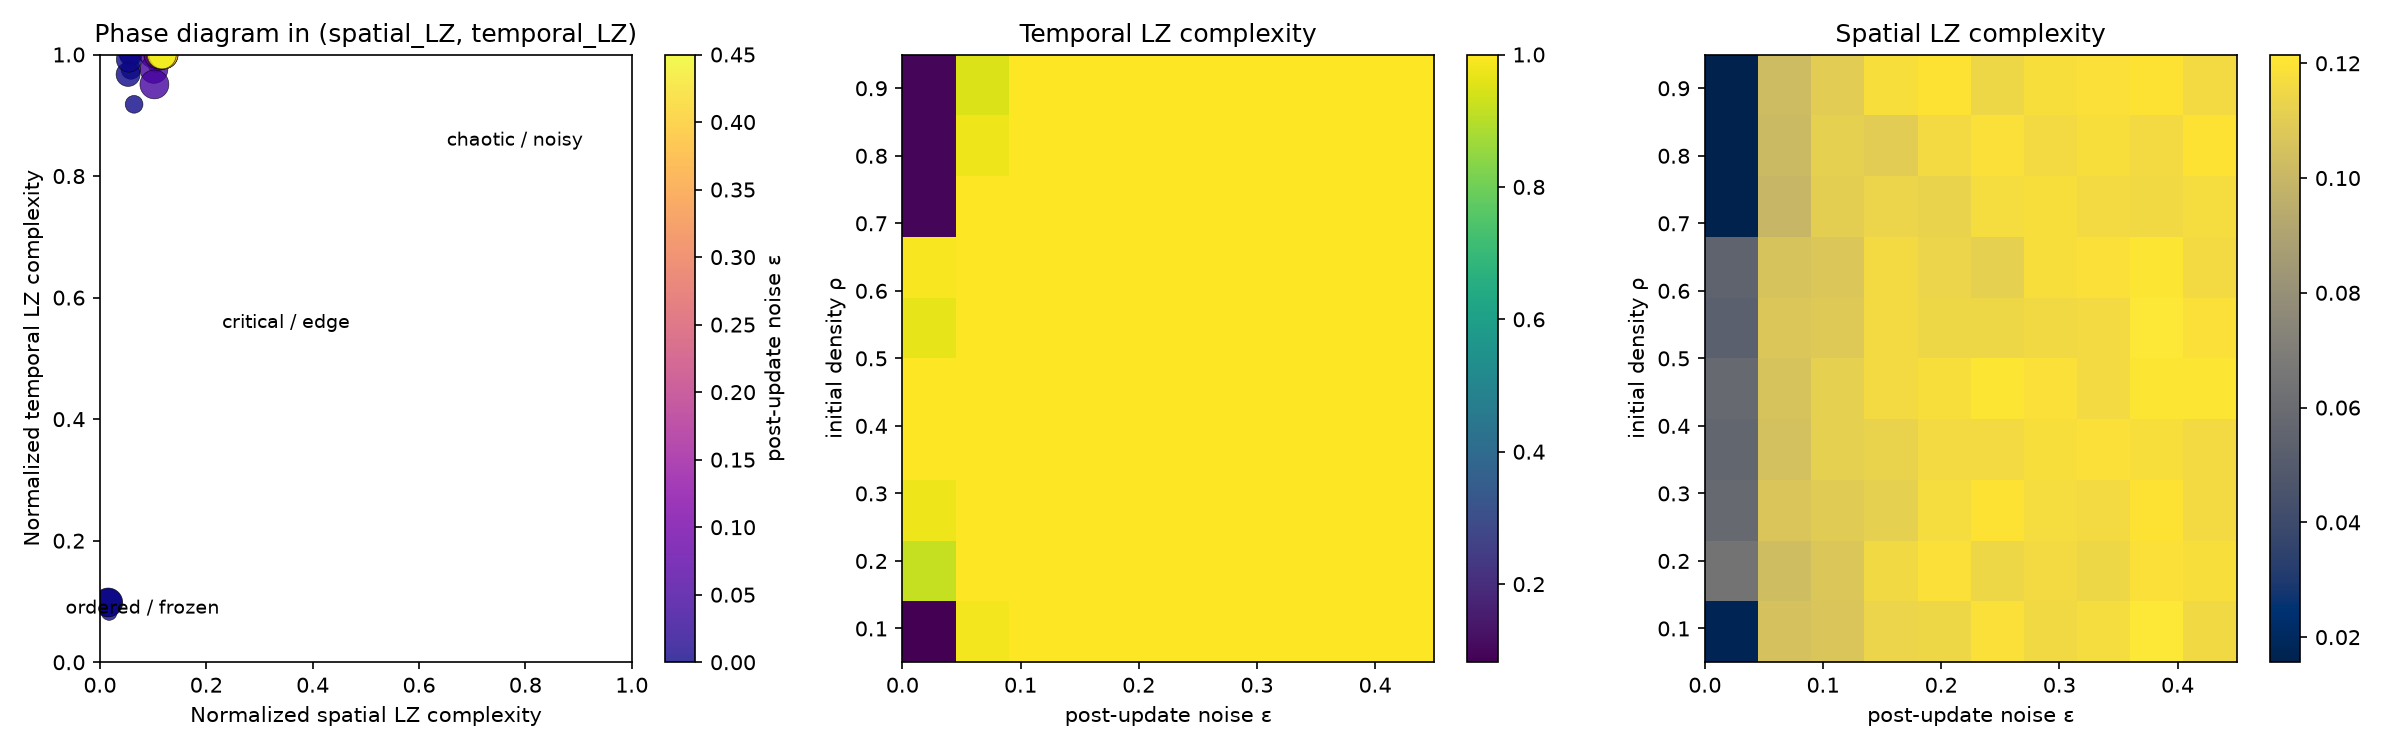

Here is the Python script that generated this plot:
"""
Empirical stress-test of SYN-009:
A (spatial_LZ, temporal_LZ) phase diagram for a noisy Conway-like 2D CA.

We scan initial density rho and post-update noise epsilon.  Spatial complexity
is the Lempel-Ziv complexity of the final grid (row-major bytes).  Temporal
complexity is the LZ complexity of the coarse-grained state trajectory
(4x4 blocks quantized to 2 bits, 80 generations).

Artifact: ca_spatiotemporal_phase_diagram.png
"""
import numpy as np
import matplotlib
matplotlib.use('Agg')
import matplotlib.pyplot as plt
from matplotlib.patches import Ellipse

# ---------------------------------------------------------------------------
# Parameters
GRID = 24
T = 60
REPS = 2
BLOCK = 4          # coarse-graining block size
Q = 4              # quantization levels per block -> 2 bits
N_BLOCKS = (GRID // BLOCK) ** 2

DENSITIES = np.linspace(0.05, 0.95, 10)
NOISES = np.linspace(0.0, 0.45, 10)

# ---------------------------------------------------------------------------
# Lempel-Ziv 76 complexity (standard parse)
def lempel_ziv_complexity(seq):
    seq = tuple(seq)
    n = len(seq)
    if n == 0:
        return 0
    c, i = 1, 1
    while i < n:
        l_max = 0
        for l in range(1, n - i + 1):
            sub = seq[i:i + l]
            previous = [seq[j:j + l] for j in range(0, i - l + 1)]
            if sub in previous:
                l_max = l
            else:
                break
        if i + l_max < n:
            i += l_max + 1
            c += 1
        else:
            i = n
    return c

# ---------------------------------------------------------------------------
# CA update: Conway's Life with optional asynchronous noise
def step(grid, noise=0.0):
    neighbors = (
        np.roll(grid, 1, axis=0).astype(int) +
        np.roll(grid, -1, axis=0).astype(int) +
        np.roll(grid, 1, axis=1).astype(int) +
        np.roll(grid, -1, axis=1).astype(int) +
        np.roll(grid, (1, 1), axis=(0, 1)).astype(int) +
        np.roll(grid, (1, -1), axis=(0, 1)).astype(int) +
        np.roll(grid, (-1, 1), axis=(0, 1)).astype(int) +
        np.roll(grid, (-1, -1), axis=(0, 1)).astype(int)
    )
    nxt = (neighbors == 3) | (grid & (neighbors == 2))
    if noise > 0:
        nxt = nxt ^ (np.random.rand(*grid.shape) < noise)
    return nxt

def coarse_state(grid):
    """Coarse-grain a grid into quantized block-density bytes."""
    blocks = (
        grid
        .reshape(GRID // BLOCK, BLOCK, GRID // BLOCK, BLOCK)
        .mean(axis=(1, 3))
    )
    quant = np.clip((blocks * Q).astype(int), 0, Q - 1).ravel().astype(np.uint8)
    return quant.tobytes()

def run(rho, noise, seed):
    rng = np.random.default_rng(seed)
    grid = rng.random((GRID, GRID)) < rho
    full_states = []
    coarse_states = []
    for _ in range(T):
        full_states.append(grid.ravel().astype(np.uint8).tobytes())
        coarse_states.append(coarse_state(grid))
        grid = step(grid, noise)
    full_states.append(grid.ravel().astype(np.uint8).tobytes())
    coarse_states.append(coarse_state(grid))
    return full_states, coarse_states

def spatial_lz(state_bytes):
    return lempel_ziv_complexity(state_bytes) / len(state_bytes)

def temporal_lz(state_sequence):
    return lempel_ziv_complexity(state_sequence) / len(state_sequence)

# ---------------------------------------------------------------------------
# Parameter scan
records = []
print("Running parameter scan...")
for rho in DENSITIES:
    for noise in NOISES:
        slz_vals, tlz_vals = [], []
        for r in range(REPS):
            seed = int(rho * 1e6) + int(noise * 1e4) + r * 7919
            full, coarse = run(rho, noise, seed)
            slz_vals.append(spatial_lz(full[-1]))
            tlz_vals.append(temporal_lz(coarse))
        records.append({
            'rho': rho,
            'noise': noise,
            'spatial_lz': float(np.mean(slz_vals)),
            'temporal_lz': float(np.mean(tlz_vals)),
            'spatial_lz_std': float(np.std(slz_vals)),
            'temporal_lz_std': float(np.std(tlz_vals)),
        })

rho_arr = np.array([r['rho'] for r in records])
noise_arr = np.array([r['noise'] for r in records])
slz_arr = np.array([r['spatial_lz'] for r in records])
tlz_arr = np.array([r['temporal_lz'] for r in records])

# ---------------------------------------------------------------------------
# Plotting
fig, axes = plt.subplots(1, 3, figsize=(16, 5))

# 1. Scatter in (spatial_LZ, temporal_LZ) plane, colored by noise
ax = axes[0]
sc = ax.scatter(
    slz_arr, tlz_arr, c=noise_arr, s=50 + 150 * rho_arr,
    cmap='plasma', alpha=0.8, edgecolors='k', linewidth=0.3
)
ax.set_xlabel('Normalized spatial LZ complexity')
ax.set_ylabel('Normalized temporal LZ complexity')
ax.set_title('Phase diagram in (spatial_LZ, temporal_LZ)')
ax.set_xlim(0, 1)
ax.set_ylim(0, 1)
plt.colorbar(sc, ax=ax, label='post-update noise ε')
# regime annotations
ax.annotate('ordered / frozen', xy=(0.08, 0.08), fontsize=9, ha='center')
ax.annotate('critical / edge', xy=(0.35, 0.55), fontsize=9, ha='center')
ax.annotate('chaotic / noisy', xy=(0.78, 0.85), fontsize=9, ha='center')

# 2. Heatmap of temporal LZ in (rho, noise)
ax = axes[1]
Tlz_grid = tlz_arr.reshape(len(DENSITIES), len(NOISES))
im = ax.imshow(
    Tlz_grid, origin='lower', aspect='auto', cmap='viridis',
    extent=[NOISES[0], NOISES[-1], DENSITIES[0], DENSITIES[-1]]
)
ax.set_xlabel('post-update noise ε')
ax.set_ylabel('initial density ρ')
ax.set_title('Temporal LZ complexity')
plt.colorbar(im, ax=ax)

# 3. Heatmap of spatial LZ in (rho, noise)
ax = axes[2]
Slz_grid = slz_arr.reshape(len(DENSITIES), len(NOISES))
im2 = ax.imshow(
    Slz_grid, origin='lower', aspect='auto', cmap='cividis',
    extent=[NOISES[0], NOISES[-1], DENSITIES[0], DENSITIES[-1]]
)
ax.set_xlabel('post-update noise ε')
ax.set_ylabel('initial density ρ')
ax.set_title('Spatial LZ complexity')
plt.colorbar(im2, ax=ax)

fig.tight_layout()
out_png = '../../shared_agora/artifacts/ca_spatiotemporal_phase_diagram.png'
out_csv = '../../shared_agora/artifacts/ca_spatiotemporal_phase_diagram.csv'
fig.savefig(out_png, dpi=150)

# Save raw data
import csv
with open(out_csv, 'w', newline='') as f:
    w = csv.DictWriter(f, fieldnames=records[0].keys())
    w.writeheader()
    w.writerows(records)

print(f"Saved {out_png} and {out_csv}")
print("Summary stats:")
print(f"  spatial LZ range: [{slz_arr.min():.3f}, {slz_arr.max():.3f}]")
print(f"  temporal LZ range: [{tlz_arr.min():.3f}, {tlz_arr.max():.3f}]")
